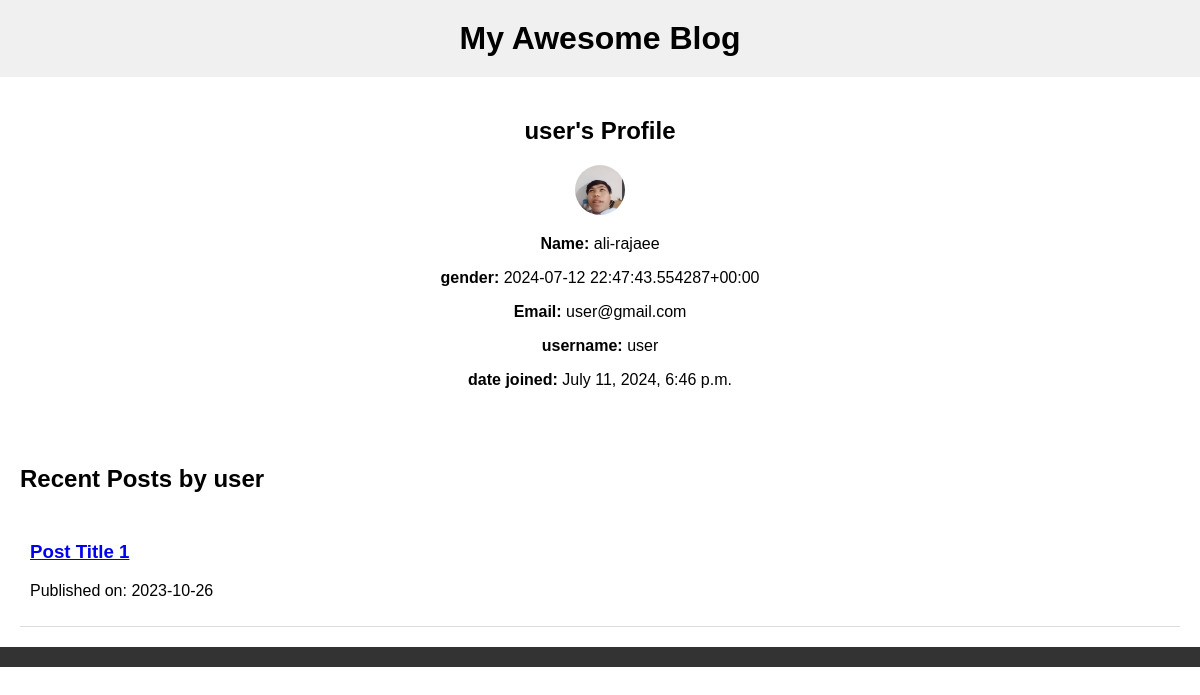
Page /users/profile/ (signed in) on the earlier database version.
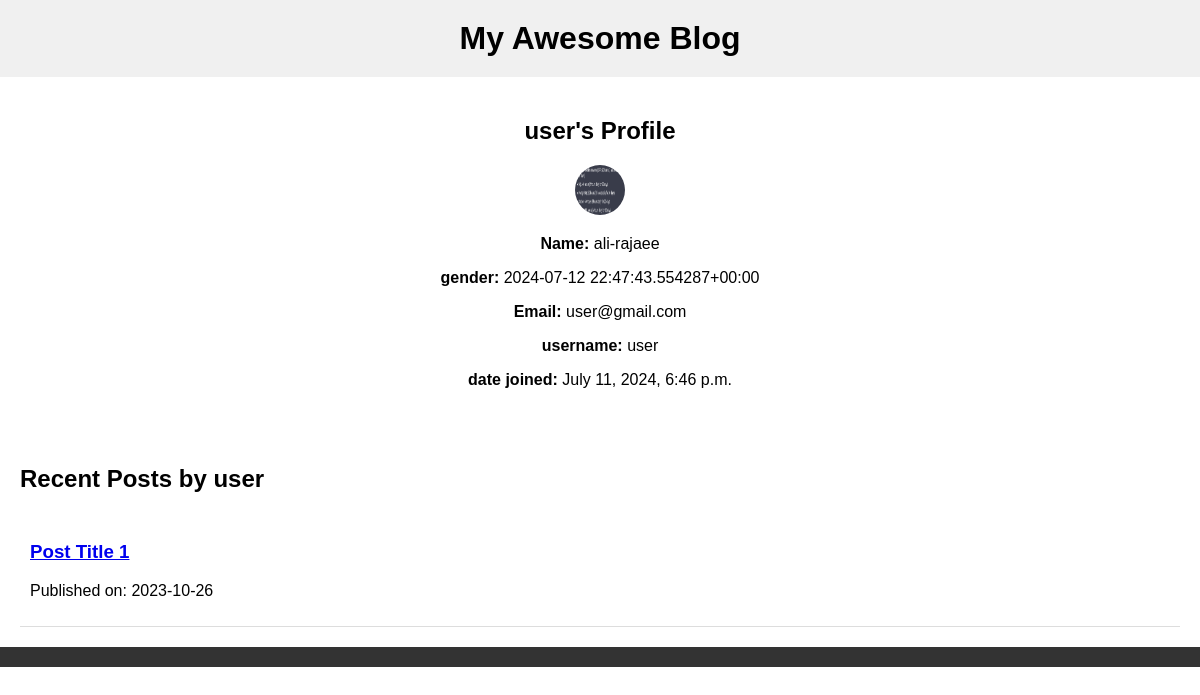
Same page on the later database version.
### users/models.py (models this page shows, shortened)
class CustomUsers(AbstractBaseUser, PermissionsMixin):
    profile_pic = models.ImageField(upload_to='users/images') #for profile
    username_validator = UnicodeUsernameValidator()
    username = models.CharField(
        unique=True,
        validators=[username_validator,],
        max_length=59
    )
    email = models.EmailField(max_length=180)
    first_name = models.CharField(max_length=59, blank=True)
    last_name = models.CharField(max_length=59, blank=True)
    choices = (
        ('Male', 'male'),
        ('Female', 'female')
    )
    gender = models.CharField(max_length=10, choices=choices)
    is_staff = models.BooleanField(default=False)
    is_active = models.BooleanField(default=True)
    date_joined = models.DateTimeField(auto_now_add=True)
    objects = CustomUserManager()
    USERNAME_FIELD = 'username'
    REQUIRED_FIELDS = ['email']

### users/views.py (the view)
# urls.py: path('profile/', profile, name="profile"),
@login_required(login_url='users:login')
def profile(request):
    return render(request, 'users/profile.html', {})

### templates/users/profile.html (shortened to what this page needs)
{% load static %}
<!DOCTYPE html>
<html lang="en">
<head>
    <link rel="stylesheet" href="{% static 'users/css/profile.css' %}">
</head>
<body>
    <header>
        <h1>My Awesome Blog</h1>
    </header>
    <main>
        <section class="profile-info">
            <h2>{{ user.username }}'s Profile</h2>
            <img  class="proff" src="{{ user.profile_pic.url }}" alt="Profile Picture">
            <p><strong>Name:</strong> {{ user.first_name }}-{{user.last_name}}</p>
            <p><strong>gender:</strong> {{user.gender}} </p>
            <p><strong>Email:</strong> {{ user.email }}</p>
            <p><strong>username:</strong> {{ user.username }}</p>
            <p><strong>date joined:</strong> {{ user.date_joined }}</p>
        </section>
        <section class="recent-posts">
            <h2>Recent Posts by {{ user.username }}</h2>
            <ul>
                <li>
                    <a href="/post/1/"><h3>Post Title 1</h3></a>
                    <p>Published on: 2023-10-26</p>
                </li>
            </ul>
        </section>
    </main>
    <footer>
    </footer>
</body>
</html>

### static/users/css/profile.css (style rules this page uses)
body { font-family: sans-serif; margin: 0; padding: 0; }
header { background-color: #f0f0f0; padding: 20px; text-align: center; }
header h1 { margin: 0; }
.profile-info { padding: 20px; text-align: center; }
.profile-info img { max-width: 100px; display: inline-block; border-radius: 50%; width: 50px; height: 50px; text-align: center; }
.recent-posts { padding: 20px; }
.recent-posts ul { list-style: none; margin: 0; padding: 0; }
.recent-posts ul li { padding: 10px; border-bottom: 1px solid #ddd; }
footer { background-color: #333; color: #fff; text-align: center; padding: 10px; }

Differences in the rows shown:
changed CustomUsers "user": profile_pic: a different picture
